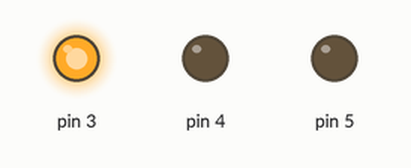
Recording of a sketch running on a simulated Arduino Uno, built with avr-gcc and run on an emulated ATmega328P. On the bench: output pins drawn as LEDs (lit = HIGH).

Above: at 0.1 s.
At 25.1 s:
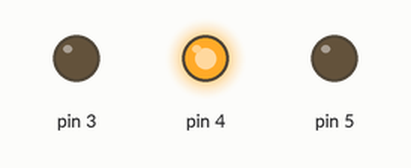
At 100.1 s:
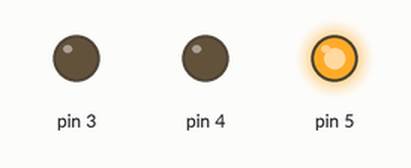
Timing chart, 0 to 101.6 s (numbered marks = the images above):
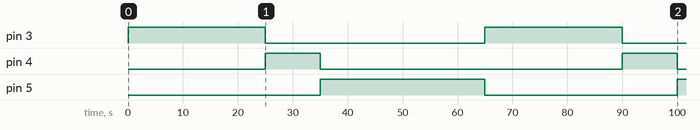

The sketch:

dengiaothong.ino
```cpp
void setup() {
  // put your setup code here, to run once:
  pinMode(3, OUTPUT);
  pinMode(4, OUTPUT);
  pinMode(5, OUTPUT);
}

void loop() {
  // put your main code here, to run repeatedly:
  int x = 2;
  for (int i = 1; i < x ; i++) {
    digitalWrite(3, HIGH);
    delay(25000);
    digitalWrite(3, LOW);
    digitalWrite(4, HIGH);
    delay(10000);
    digitalWrite(4, LOW);
    digitalWrite(5, HIGH);
    delay(30000);
    digitalWrite(5, LOW);
    i = 0;
  }
}
```

Measured:
- by itself, pin 3: alternates HIGH for 25.0 s and LOW for 40.0 s
- by itself, pin 4: alternates HIGH for 10.0 s and LOW for 55.0 s
- by itself, pin 5: LOW → HIGH at 35.0 s, → LOW 30.0 s later, → HIGH 35.0 s later
